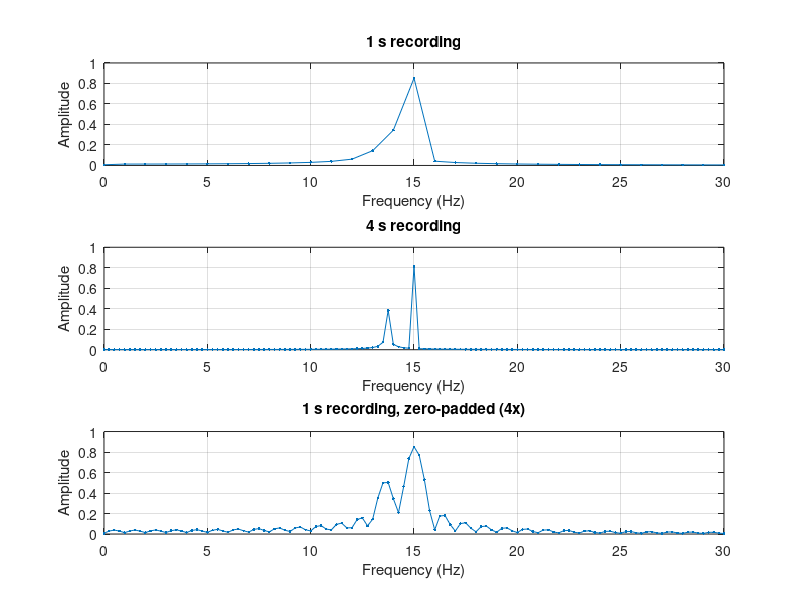

This chart was generated by the following MATLAB code:
%% Exercise 3 - Investigate spectral leakage
clear; clc; close all;

d = 3;                       % last digit of my student number
f2 = 13.2 + 0.17*d;          % second frequency (Hz)
fs = 200;                    % sampling frequency (Hz)

fprintf('d = %d, f2 = %.2f Hz\n', d, f2);

% Three cases: 1 s, 4 s, and 1 s zero-padded to four times the length
names   = {'1 s recording', '4 s recording', '1 s recording, zero-padded (4x)'};
Tlist   = [1 4 1];           % recording length (s)
padList = [1 1 4];           % FFT length = padList * number of samples

figure;
for c = 1:3
    t = 0:1/fs:Tlist(c)-1/fs;
    x = 0.8*sin(2*pi*15*t) + 0.4*sin(2*pi*f2*t);

    N = length(x);           % real number of samples
    Nfft = padList(c)*N;     % Nfft > N means zero-padding
    Y = fft(x, Nfft);

    P2 = abs(Y/N);           % divide by N so the amplitudes stay comparable
    P1 = P2(1:Nfft/2+1);
    P1(2:end-1) = 2*P1(2:end-1);
    f = fs*(0:Nfft/2)/Nfft;

    % highest point within 1 Hz of f2 (this leaves out the 15 Hz peak)
    near = abs(f - f2) < 1;
    fNear = f(near);
    [pk, ip] = max(P1(near));
    fprintf('%s: bin spacing %.2f Hz, peak near f2 = %.4f at %.2f Hz\n', names{c}, fs/Nfft, pk, fNear(ip));

    subplot(3,1,c);
    plot(f, P1, '.-');
    grid on;
    xlim([0 30]);
    xlabel('Frequency (Hz)');
    ylabel('Amplitude');
    title(names{c});
end

saveas(gcf, 'leakage-comparison.png');
